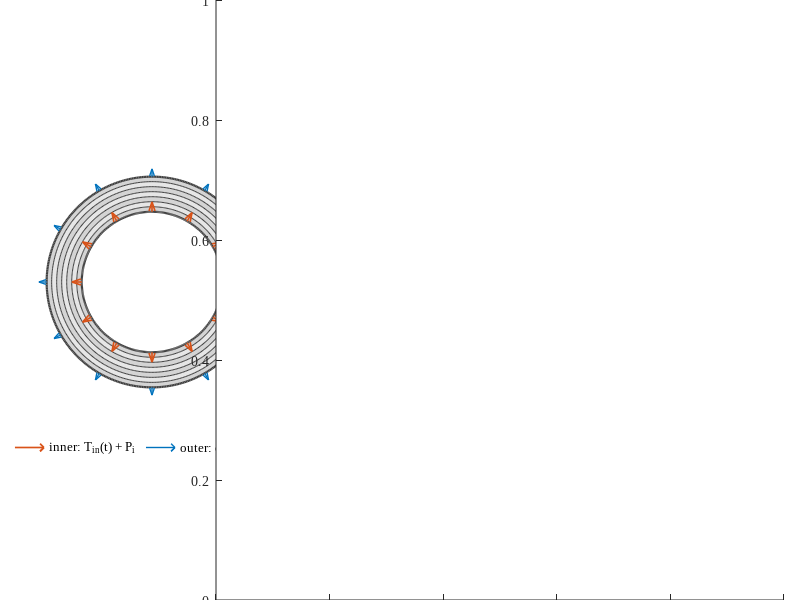

The MATLAB source for this figure: (Note: this script raises an error after producing the figure.)
%% geometry_schematic_R2.m — geometry schematic with an axially cut half-cylinder (3D)
%  R2 (2026-10-12, author request) revises the geometry schematic that
%  ch123_figs_R10.m draws (geometry_schematic.png: (a) annular cross-section,
%  (b) r-z graph):
%    * the RIGHT-HAND GRAPH (the r-z axes plot) is DELETED;
%    * in its place, an axially cut HALF CYLINDER in 3D showing
%        - the 7 layers on the cut faces and on the top face,
%        - the INNER loading (internal pressure P_i + thermal load T_in(t)),
%        - the OUTER convection h_c,
%        - the TOP and BOTTOM ends THERMALLY INSULATED (shown as insulation
%          blocks, labelled).
%    The cross-section panel (a) and its legend are unchanged.
%  Output: figures_ch123/geometry_schematic_R2.png (+ .fig). R1 and
%  ch123_figs_R10.m (which keeps writing the old geometry_schematic.png) are frozen.
%
%  Second output (author request: "draw something like" the 3D cylinder
%  drawings in Heydarpour's papers, e.g. Thin-Walled Struct. 155 (2020) 106914
%  Fig. 1a): figures_ch123/geometry_3D_cutaway_R1.png — the same cylinder with a
%  135-degree wedge removed, layers in a blue scale, loads and insulated ends.
%  All figure text in English, Times New Roman (as in the other ch1-3 schematics).
clearvars; clc; close all;
outdir = 'C:/Users/InfosaicUser/Desktop/MSc/Lord-Shulman-theory-thermoelastic-cylinder/claude/figures_ch123';
if ~exist(outdir,'dir'), mkdir(outdir); end
try
    set(groot,'defaultAxesFontName','Times New Roman');
    set(groot,'defaultTextFontName','Times New Roman');
    set(groot,'defaultLegendFontName','Times New Roman');
catch
end
CO = {[0 0.447 0.741],[0.850 0.325 0.098]};          % chapter colours: outer = blue, inner = orange
Ri = 1.0; Ro = 1.5; L = 2.1; NL = 7;
Rb = Ri + (0:NL)*((Ro-Ri)/NL);                       % 8 interface radii
G.Ri = Ri; G.Ro = Ro; G.L = L; G.NL = NL; G.Rb = Rb; G.tI = 0.16;   % tI = insulation block thickness
az = -25; el = 22;                                   % camera: from the front, slightly right and above

%% ================= FIGURE 1: cross-section (a) + half cylinder (b) =================
fig = figure('Units','inches','Position',[1 1 12 6],'Color','w','Renderer','opengl');

% ---------- (a) annular cross-section: unchanged from ch123_figs_R10 ----------
ax1 = axes('Parent',fig,'Position',[0.01 0.08 0.36 0.90]); hold(ax1,'on'); axis(ax1,'equal'); axis(ax1,'off');
th = linspace(0,2*pi,400);
for k = 1:NL
    ro = Rb(k+1); ri = Rb(k); sh = 0.90 - 0.07*mod(k,2);
    patch(ax1,[ro*cos(th) ri*cos(fliplr(th))],[ro*sin(th) ri*sin(fliplr(th))],[sh sh sh],'EdgeColor','none');
end
for k = 1:NL+1
    lw = 0.5; if k==1||k==NL+1, lw = 1.6; end
    plot(ax1,Rb(k)*cos(th),Rb(k)*sin(th),'-','Color',[0.25 0.25 0.25],'LineWidth',lw);
end
na = 12; ang = linspace(0,2*pi,na+1); ang(end) = [];
qi = quiver(ax1,Ri*cos(ang),Ri*sin(ang),0.14*cos(ang),0.14*sin(ang),0,'Color',CO{2},'LineWidth',1.2,'MaxHeadSize',0.55,'DisplayName','inner: T_{in}(t) + P_i');
qo = quiver(ax1,Ro*cos(ang),Ro*sin(ang),0.11*cos(ang),0.11*sin(ang),0,'Color',CO{1},'LineWidth',1.0,'MaxHeadSize',0.55,'DisplayName','outer: convection h_c');
legend(ax1,[qi(1) qo(1)],'Location','southoutside','Orientation','horizontal','FontSize',9,'Box','off');
xlim(ax1,[-(Ro+0.55) Ro+0.55]); ylim(ax1,[-(Ro+0.5) Ro+0.5]);

% ---------- (b) axially cut half cylinder, 3D ----------
ax2 = axes('Parent',fig,'Position',[0.27 0.0 0.71 1.0]);
draw_cyl3d(ax2, pi, 'gray', CO, G, az, el, true);

exportgraphics(fig,fullfile(outdir,'geometry_schematic_R2.png'),'Resolution',300);
savefig(fig,fullfile(outdir,'geometry_schematic_R2.fig'));
close(fig); fprintf('done: geometry_schematic_R2.png\n');

%% ================= FIGURE 2: Heydarpour-style cutaway cylinder =================
fig = figure('Units','inches','Position',[1 1 8 7.5],'Color','w','Renderer','opengl');
ax3 = axes('Parent',fig,'Position',[0 0 1 1]);
draw_cyl3d(ax3, 1.25*pi, 'blue', CO, G, az, el, false);
exportgraphics(fig,fullfile(outdir,'geometry_3D_cutaway_R1.png'),'Resolution',300);
savefig(fig,fullfile(outdir,'geometry_3D_cutaway_R1.fig'));
close(fig); fprintf('done: geometry_3D_cutaway_R1.png\n');

%% ============================ helpers ============================
function draw_cyl3d(ax, thMax, palette, CO, G, az, el, withDims)
    hold(ax,'on');
    Ri = G.Ri; Ro = G.Ro; L = G.L; NL = G.NL; Rb = G.Rb; tI = G.tI;
    edge = [0.25 0.25 0.25];
    % layer colours: alternating greys (as in the 2D panel) or a light->dark blue scale
    for k = 1:NL
        if strcmp(palette,'gray')
            lay{k} = (0.90 - 0.07*mod(k,2))*[1 1 1]; %#ok<AGROW>
        else
            t = (k-1)/(NL-1);
            lay{k} = [0.80 0.89 0.99]*(1-t) + [0.10 0.27 0.60]*t; %#ok<AGROW>
        end
    end
    if strcmp(palette,'gray'), cIn = [0.93 0.93 0.95]; cOut = [0.80 0.80 0.80];
    else,                      cIn = [0.82 0.90 0.98]; cOut = [0.66 0.79 0.95]; end
    cIns = [1.00 0.93 0.62];                                  % insulation blocks
    th = linspace(0,thMax,120);

    % ---- curved surfaces (inner + outer), light-dependent shading ----
    [T,Z] = meshgrid(th,[0 L]);
    surf_shaded(ax,Ri*cos(T),Ri*sin(T),Z,T,cIn);
    surf_shaded(ax,Ro*cos(T),Ro*sin(T),Z,T,cOut);

    % ---- cut faces (theta = 0 and theta = thMax): the 7 layers ----
    for k = 1:NL
        for tc = [0 thMax]
            patch(ax,[Rb(k) Rb(k+1) Rb(k+1) Rb(k)]*cos(tc),[Rb(k) Rb(k+1) Rb(k+1) Rb(k)]*sin(tc), ...
                  [0 0 L L],lay{k},'EdgeColor',edge,'LineWidth',0.4);
        end
        % ---- top face z = L: annular sector of layer k ----
        sector(ax,L,Rb(k),Rb(k+1),0,thMax,lay{k},edge);
    end

    % ---- insulation blocks at the top and bottom ends ----
    for zc = [-tI, L]
        ins_block(ax,zc,zc+tI,Ri,Ro,thMax,cIns,edge);
    end

    % ---- inner loading: arrows from the bore onto the inner surface (P_i + T_in) ----
    if thMax > pi, thI = deg2rad([40 65 90 110]); else, thI = deg2rad([45 80 115 150]); end
    zr = [0.25 0.50 0.75]*L;
    for a = thI
        for z = zr
            quiver3(ax,(Ri-0.34)*cos(a),(Ri-0.34)*sin(a),z,0.30*cos(a),0.30*sin(a),0,0, ...
                    'Color',CO{2},'LineWidth',1.8,'MaxHeadSize',0.9);
        end
    end
    % ---- outer convection: arrows leaving the outer surface where it faces the camera ----
    if thMax > pi, thO = deg2rad([4 16 198 212]); else, thO = deg2rad([4 12 20]); end
    for a = thO
        for z = zr
            quiver3(ax,Ro*cos(a),Ro*sin(a),z,0.36*cos(a),0.36*sin(a),0,0, ...
                    'Color',CO{1},'LineWidth',1.8,'MaxHeadSize',0.9);
        end
    end

    % ---- annotations ----
    text(ax,Ro+0.12,0,L+tI/2,'insulated','FontSize',12,'HorizontalAlignment','left', ...
         'VerticalAlignment','middle','BackgroundColor','w','Margin',1);
    text(ax,Ro+0.12,0,-tI/2,'insulated','FontSize',12,'HorizontalAlignment','left', ...
         'VerticalAlignment','middle','BackgroundColor','w','Margin',1);
    % z axis arrow and length dimension
    xa = -Ro-0.45;
    plot3(ax,[xa xa],[0 0],[0 L],'k-','LineWidth',1.0);
    plot3(ax,[xa-0.05 xa+0.05],[0 0],[0 0],'k-','LineWidth',1.0);
    plot3(ax,[xa-0.05 xa+0.05],[0 0],[L L],'k-','LineWidth',1.0);
    text(ax,xa-0.08,0,L/2,'L','FontSize',14,'FontAngle','italic','HorizontalAlignment','right');
    xz = Ro+1.05;                                       % z axis triad, clear of the cylinder
    quiver3(ax,xz,0,0.35,0,0,0.75,0,'Color','k','LineWidth',1.3,'MaxHeadSize',0.8);
    text(ax,xz,0,1.35,'z','FontSize',14,'FontAngle','italic','HorizontalAlignment','center');
    if withDims
        % R_i, R_o, h marked on the cut face below the bottom insulation block
        zd = -tI-0.30;
        plot3(ax,[Ri Ri],[0 0],[-tI zd-0.05],':','Color',[0.3 0.3 0.3],'LineWidth',0.8);
        plot3(ax,[Ro Ro],[0 0],[-tI zd-0.05],':','Color',[0.3 0.3 0.3],'LineWidth',0.8);
        quiver3(ax,Ri,0,zd,Ro-Ri,0,0,0,'Color','k','LineWidth',1.0,'MaxHeadSize',0.5,'ShowArrowHead','on');
        quiver3(ax,Ro,0,zd,-(Ro-Ri),0,0,0,'Color','k','LineWidth',1.0,'MaxHeadSize',0.5);
        text(ax,(Ri+Ro)/2,0,zd-0.14,'h','FontSize',14,'FontAngle','italic','HorizontalAlignment','center');
        text(ax,Ri,0,zd-0.14,'R_i','FontSize',13,'HorizontalAlignment','right');
        text(ax,Ro,0,zd-0.14,'R_o','FontSize',13,'HorizontalAlignment','left');
    end

    axis(ax,'equal'); axis(ax,'off');
    view(ax,az,el); camproj(ax,'orthographic');
    xlim(ax,[-Ro-0.60 Ro+1.40]); ylim(ax,[-Ro-0.3 Ro+0.3]); zlim(ax,[-0.95 L+0.75]);
end

function surf_shaded(ax,X,Y,Z,T,col)
    s = 0.78 + 0.22*cos(T - pi/4);                     % simple directional shading
    C = cat(3, min(col(1)*s,1), min(col(2)*s,1), min(col(3)*s,1));
    surf(ax,X,Y,Z,C,'EdgeColor','none','FaceColor','interp');
end

function sector(ax,z,r1,r2,t0,t1,col,edge)
    t = linspace(t0,t1,80);
    X = [r2*cos(t) r1*cos(fliplr(t))]; Y = [r2*sin(t) r1*sin(fliplr(t))];
    patch(ax,X,Y,z*ones(size(X)),col,'EdgeColor',edge,'LineWidth',0.4);
end

function ins_block(ax,z0,z1,r1,r2,thMax,col,edge)
    t = linspace(0,thMax,100);
    sector(ax,z1,r1,r2,0,thMax,col,edge);               % outer face of the block
    sector(ax,z0,r1,r2,0,thMax,col,edge);
    [T,Z] = meshgrid(t,[z0 z1]);
    surface(ax,r2*cos(T),r2*sin(T),Z,'FaceColor',col,'EdgeColor','none');
    surface(ax,r1*cos(T),r1*sin(T),Z,'FaceColor',col*0.97,'EdgeColor','none');
    for tc = [0 thMax]
        patch(ax,[r1 r2 r2 r1]*cos(tc),[r1 r2 r2 r1]*sin(tc),[z0 z0 z1 z1],col,'EdgeColor',edge,'LineWidth',0.5);
    end
end
